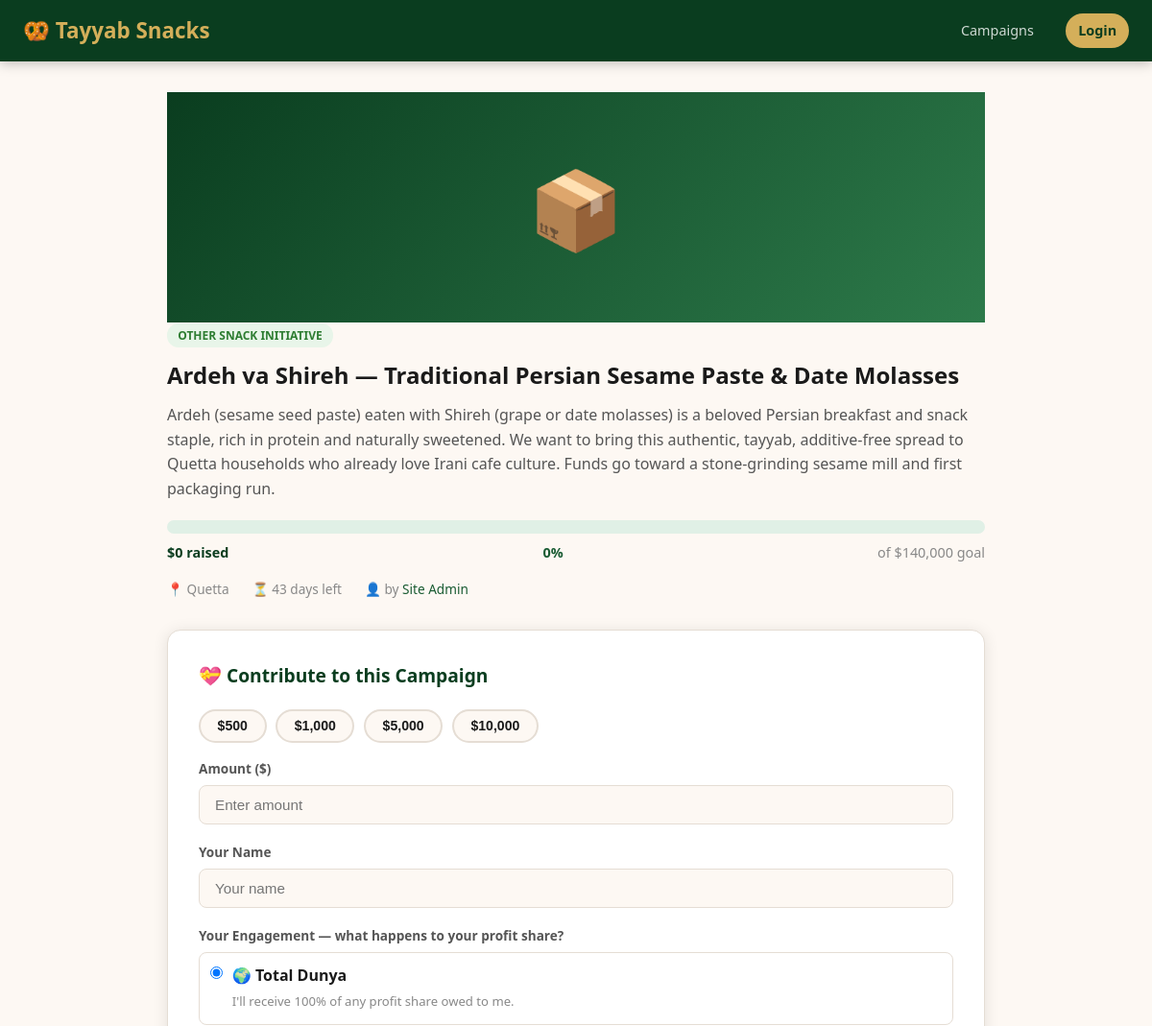
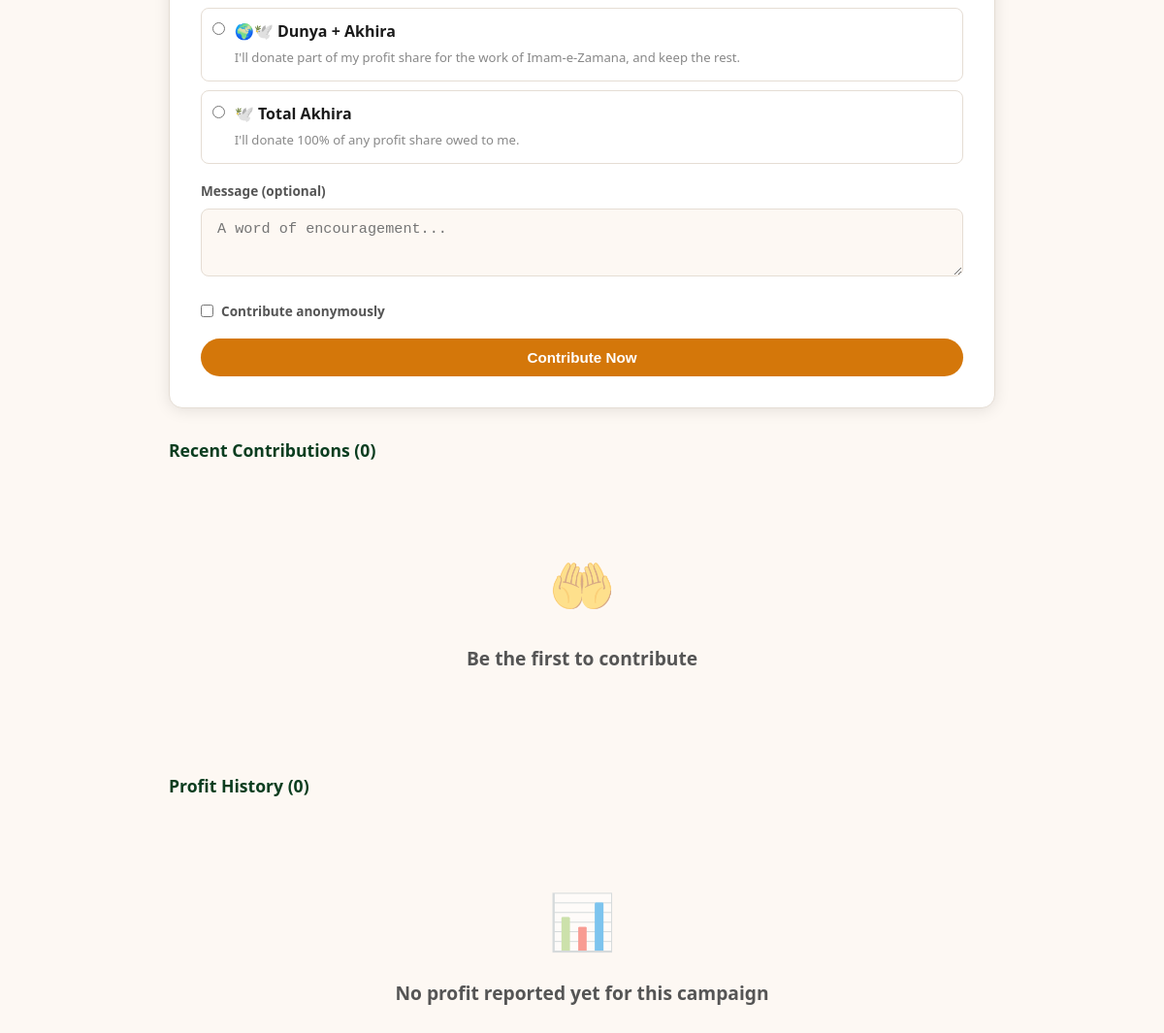
/campaign.php?id=1, run on the app's committed database (2 pictures, top to bottom).
### tables this page shows
CREATE TABLE IF NOT EXISTS campaigns (
    id            INT UNSIGNED AUTO_INCREMENT PRIMARY KEY,
    user_id       INT UNSIGNED NOT NULL,
    category_id   INT UNSIGNED,
    title         VARCHAR(200) NOT NULL,
    description   TEXT NOT NULL,
    goal_amount   DECIMAL(12,2) NOT NULL,
    raised_amount DECIMAL(12,2) DEFAULT 0.00,
    city          VARCHAR(100),
    image_url     VARCHAR(500),
    deadline      DATE,
    status        ENUM('pending','active','funded','closed','rejected') DEFAULT 'pending',
    created_at    TIMESTAMP DEFAULT CURRENT_TIMESTAMP,
    updated_by    INT UNSIGNED NULL,
    updated_at    TIMESTAMP NULL,
    FOREIGN KEY (user_id)     REFERENCES users(id) ON DELETE CASCADE,
    FOREIGN KEY (category_id) REFERENCES categories(id) ON DELETE SET NULL,
    FOREIGN KEY (updated_by)  REFERENCES users(id) ON DELETE SET NULL,
    INDEX idx_status (status),
    INDEX idx_user (user_id)
);

CREATE TABLE IF NOT EXISTS categories (
    id   INT UNSIGNED AUTO_INCREMENT PRIMARY KEY,
    name VARCHAR(100) NOT NULL,
    icon VARCHAR(10)
);

CREATE TABLE IF NOT EXISTS users (
    id         INT UNSIGNED AUTO_INCREMENT PRIMARY KEY,
    name       VARCHAR(100) NOT NULL,
    email      VARCHAR(150) NOT NULL UNIQUE,
    password   VARCHAR(255) NOT NULL,
    phone      VARCHAR(30),
    city       VARCHAR(100),
    country    VARCHAR(100) DEFAULT 'Pakistan',
    is_admin   TINYINT(1) DEFAULT 0,
    is_verified TINYINT(1) DEFAULT 0,
    verification_token   VARCHAR(64) NULL,
    verification_expires  DATETIME NULL,
    created_at TIMESTAMP DEFAULT CURRENT_TIMESTAMP,
    INDEX idx_email (email)
);

### db.php (called while the page is built, shortened)
<?php
function e(string $s): string {
    return htmlspecialchars($s, ENT_QUOTES, 'UTF-8');
}
function auth(): ?array {
    return $_SESSION['user'] ?? null;
}
function progressPct(float $raised, float $goal): int {
    return (int) min(100, round($raised / $goal * 100));
}

### campaign.php (the view, shortened to what this page needs)
<?php
require_once __DIR__ . '/db.php';
$user = auth();
$id = (int) ($_GET['id'] ?? 0);
$stmt = $pdo->prepare(
    'SELECT c.*, u.name AS creator_name, u.city AS creator_city, cat.name AS cat_name, cat.icon AS cat_icon,
            e.name AS editor_name, e.is_admin AS editor_is_admin
     FROM campaigns c JOIN users u ON u.id = c.user_id LEFT JOIN categories cat ON cat.id = c.category_id
     LEFT JOIN users e ON e.id = c.updated_by
     WHERE c.id = ?'
);
$stmt->execute([$id]);
$campaign = $stmt->fetch();
$contributions = $pdo->prepare('SELECT * FROM contributions WHERE campaign_id = ? ORDER BY created_at DESC LIMIT 20');
$contributions->execute([$id]);
$contributions = $contributions->fetchAll();
$profitReports = $pdo->prepare(
    "SELECT pr.*, (SELECT COALESCE(SUM(payout_amount),0) FROM profit_payouts WHERE profit_report_id = pr.id) AS total_payout,
            (SELECT COALESCE(SUM(donated_amount),0) FROM profit_payouts WHERE profit_report_id = pr.id) AS total_donated
     FROM profit_reports pr WHERE pr.campaign_id = ? ORDER BY pr.created_at DESC"
);
$profitReports->execute([$id]);
$profitReports = $profitReports->fetchAll();
$pct = progressPct((float) $campaign['raised_amount'], (float) $campaign['goal_amount']);
$daysLeft = $campaign['deadline'] ? max(0, (int) ((strtotime($campaign['deadline']) - time()) / 86400)) : null;
?>
<!DOCTYPE html>
<html lang="en">
<head>
<link rel="stylesheet" href="style.css">
</head>
<body>
<nav class="navbar">
    <div class="nav-brand">🥨 <?= e(SITE_NAME) ?></div>
    <div class="nav-links">
        <a href="campaigns.php">Campaigns</a>
        <?php if ($user): ?><a href="dashboard.php">Dashboard</a><a href="logout.php" class="nav-btn">Logout</a>
        <?php else: ?><a href="login.php" class="nav-btn">Login</a><?php endif; ?>
    </div>
</nav>
<div class="dashboard-wrap" style="max-width:900px">
    <div class="card">
        <div class="campaign-img" style="height:240px;font-size:5rem">
            <?php if ($campaign['image_url']): ?><img src="<?= e($campaign['image_url']) ?>" alt=""><?php else: ?><?= e($campaign['cat_icon'] ?: '🥨') ?><?php endif; ?>
        </div>
        <div class="card-body">
            <?php if ($campaign['cat_name']): ?><span class="badge badge-active" style="margin-bottom:.6rem;display:inline-block"><?= e($campaign['cat_name']) ?></span><?php endif; ?>
            <div style="display:flex;align-items:center;gap:.7rem;flex-wrap:wrap">
                <h1 style="font-size:1.5rem;margin-bottom:.6rem"><?= e($campaign['title']) ?></h1>
            </div>
            <p style="color:var(--text-mid);white-space:pre-line;margin-bottom:1.2rem"><?= e($campaign['description']) ?></p>
            <div class="prog-wrap">
                <div class="prog-bar" style="height:14px"><div class="prog-fill" style="width:<?= $pct ?>%"></div></div>
                <div class="prog-labels" style="font-size:.9rem;margin-top:.5rem">
                    <span class="prog-raised">$<?= number_format((float) $campaign['raised_amount']) ?> raised</span>
                    <span class="prog-pct"><?= $pct ?>%</span>
                    <span class="prog-goal">of $<?= number_format((float) $campaign['goal_amount']) ?> goal</span>
                </div>
            </div>
            <div style="display:flex;gap:1.5rem;margin-top:1rem;font-size:.85rem;color:var(--text-light)">
                <span>📍 <?= e($campaign['city'] ?: 'N/A') ?></span>
                <span>⏳ <?= $daysLeft !== null ? $daysLeft . ' days left' : 'No deadline' ?></span>
                <span>👤 by <a href="#"><?= e($campaign['creator_name']) ?></a></span>
            </div>
        </div>
    </div>
    <div class="contribute-section">
        <h3>💝 Contribute to this Campaign</h3>
        <form method="post" id="contribForm">
            <div class="amount-presets">
                <?php foreach ([500, 1000, 5000, 10000] as $amt): ?>
                    <button type="button" class="preset-btn" onclick="document.getElementById('amountInput').value=<?= $amt ?>">$<?= number_format($amt) ?></button>
                <?php endforeach; ?>
            </div>
            <div class="form-group">
                <label class="form-label">Amount ($)</label>
                <input type="number" name="amount" id="amountInput" class="form-control" min="100" step="50" placeholder="Enter amount" required>
            </div>
            <?php if (!$user): ?>
            <div class="form-group">
                <label class="form-label">Your Name</label>
                <input type="text" name="donor_name" class="form-control" placeholder="Your name" required>
            </div>
            <?php endif; ?>
            <div class="form-group">
                <label class="form-label">Your Engagement — what happens to your profit share?</label>
                <div style="display:flex;flex-direction:column;gap:.6rem">
                    <label style="display:flex;align-items:start;gap:.6rem;cursor:pointer;padding:.7rem;border:1.5px solid var(--border);border-radius:var(--radius-sm)">
                        <input type="radio" name="engagement" value="dunya" checked onchange="toggleAkhiraSlider()" style="width:auto;margin-top:.2rem">
                        <span><strong>🌍 Total Dunya</strong><br><span style="font-size:.82rem;color:var(--text-light)">I'll receive 100% of any profit share owed to me.</span></span>
                    </label>
                    <label style="display:flex;align-items:start;gap:.6rem;cursor:pointer;padding:.7rem;border:1.5px solid var(--border);border-radius:var(--radius-sm)">
                        <input type="radio" name="engagement" value="mixed" onchange="toggleAkhiraSlider()" style="width:auto;margin-top:.2rem">
                        <span><strong>🌍🕊️ Dunya + Akhira</strong><br><span style="font-size:.82rem;color:var(--text-light)">I'll donate part of my profit share for the work of Imam-e-Zamana, and keep the rest.</span></span>
                    </label>
                    <label style="display:flex;align-items:start;gap:.6rem;cursor:pointer;padding:.7rem;border:1.5px solid var(--border);border-radius:var(--radius-sm)">
                        <input type="radio" name="engagement" value="akhira" onchange="toggleAkhiraSlider()" style="width:auto;margin-top:.2rem">
                        <span><strong>🕊️ Total Akhira</strong><br><span style="font-size:.82rem;color:var(--text-light)">I'll donate 100% of any profit share owed to me.</span></span>
                    </label>
                </div>
            </div>
            <div class="form-group">
                <label class="form-label">Message (optional)</label>
                <textarea name="message" class="form-control" placeholder="A word of encouragement..." style="min-height:70px"></textarea>
            </div>
            <div class="form-group">
                <label class="form-label" style="display:flex;align-items:center;gap:.5rem;cursor:pointer">
                    <input type="checkbox" name="is_anonymous" value="1" style="width:auto">
                    Contribute anonymously
                </label>
            </div>
            <button type="submit" class="btn btn-amber btn-full">Contribute Now</button>
        </form>
    </div>
    <h3 style="margin:1.8rem 0 1rem;font-size:1.1rem;color:var(--green-deep)">Recent Contributions (<?= count($contributions) ?>)</h3>
    <div class="card">
        <?php if (!$contributions): ?>
            <div class="empty-state"><div class="icon">🤲</div><h3>Be the first to contribute</h3></div>
        <?php endif; ?>
    </div>
    <h3 style="margin:1.8rem 0 1rem;font-size:1.1rem;color:var(--green-deep)">Profit History (<?= count($profitReports) ?>)</h3>
    <div class="card">
        <?php if (!$profitReports): ?>
            <div class="empty-state"><div class="icon">📊</div><h3>No profit reported yet for this campaign</h3></div>
        <?php endif; ?>
    </div>
</div>
</body>
</html>

### style.css (style rules this page uses)
:root { --green-deep: #0a3d1f; --green-mid: #1a5c33; --green-light: #2d7a4a; --amber: #d4770a; --amber-light: #f59e0b; --gold: #d4af5a; --gold-dark: #b8973b; --cream: #fdf8f3; --white: #ffffff; --text: #1a1a1a; --text-mid: #555; --text-light: #888; --border: #e5ddd4; --shadow: 0 2px 16px rgba(0,0,0,.10); --shadow-lg: 0 8px 32px rgba(0,0,0,.15); --radius: 14px; --radius-sm: 8px; --transition: .2s ease; }
*, *::before, *::after { box-sizing: border-box; margin: 0; padding: 0; }
body { font-family: 'Segoe UI', system-ui, sans-serif; background: var(--cream); color: var(--text); line-height: 1.6; }
a { color: var(--green-mid); text-decoration: none; }
.navbar { background: var(--green-deep); padding: 0 1.5rem; display: flex; align-items: center; justify-content: space-between; height: 64px; position: sticky; top: 0; z-index: 100; box-shadow: 0 2px 12px rgba(0,0,0,.25); }
.nav-brand { font-size: 1.4rem; font-weight: 800; color: var(--gold); }
.nav-links { display: flex; align-items: center; gap: 1.3rem; }
.nav-links a { color: rgba(255,255,255,.8); font-size: .9rem; font-weight: 500; padding: .4rem .8rem; border-radius: 6px; transition: var(--transition); }
.nav-btn { background: var(--gold) !important; color: var(--green-deep) !important; font-weight: 700 !important; border-radius: 20px !important; }
.btn { display: inline-flex; align-items: center; gap: .4rem; padding: .7rem 1.6rem; border-radius: 25px; font-size: .95rem; font-weight: 600; cursor: pointer; border: none; transition: var(--transition); text-decoration: none; }
.btn-amber { background: var(--amber); color: var(--white); }
.btn-full { width: 100%; justify-content: center; }
.campaign-img { height: 180px; background: linear-gradient(135deg, var(--green-deep), var(--green-light)); display: flex; align-items: center; justify-content: center; font-size: 4rem; position: relative; }
.prog-wrap { margin-bottom: .7rem; }
.prog-bar { background: #e0f0e6; border-radius: 8px; height: 9px; overflow: hidden; }
.prog-labels { display: flex; justify-content: space-between; font-size: .78rem; margin-top: .35rem; }
.prog-raised { font-weight: 700; color: var(--green-deep); }
.prog-goal { color: var(--text-light); }
.prog-pct { color: var(--green-mid); font-weight: 700; }
.contribute-section { background: var(--white); border-radius: var(--radius); padding: 2rem; box-shadow: var(--shadow); border: 1.5px solid var(--border); margin-top: 2rem; }
.contribute-section h3 { font-size: 1.2rem; font-weight: 700; color: var(--green-deep); margin-bottom: 1.2rem; display: flex; align-items: center; gap: .5rem; }
.amount-presets { display: flex; gap: .6rem; flex-wrap: wrap; margin-bottom: 1rem; }
.preset-btn { padding: .45rem 1.1rem; border: 2px solid var(--border); border-radius: 20px; font-size: .88rem; font-weight: 600; cursor: pointer; background: var(--cream); color: var(--text); transition: var(--transition); }
.form-group { margin-bottom: 1.1rem; }
.form-label { display: block; font-size: .85rem; font-weight: 600; color: var(--text-mid); margin-bottom: .4rem; }
.form-control { width: 100%; padding: .7rem 1rem; border: 1.5px solid var(--border); border-radius: var(--radius-sm); font-size: .95rem; color: var(--text); background: var(--cream); outline: none; transition: var(--transition); }
textarea.form-control { min-height: 110px; resize: vertical; }
.dashboard-wrap { max-width: 960px; margin: 2rem auto; padding: 0 1.5rem; }
.badge { display: inline-block; padding: .2rem .7rem; border-radius: 12px; font-size: .75rem; font-weight: 700; text-transform: uppercase; }
.badge-active { background: #e8f5e9; color: #2e7d32; }
.empty-state { text-align: center; padding: 4rem 1rem; color: var(--text-light); }
.empty-state .icon { font-size: 3.5rem; margin-bottom: 1rem; opacity: .5; }
.empty-state h3 { font-size: 1.2rem; color: var(--text-mid); margin-bottom: .5rem; }

### data on the page
campaigns: category.icon "📦", category.name "OTHER SNACK INITIATIVE", title "Ardeh va Shireh — Traditional Persian Sesame Paste & Date Molasses", description "Ardeh (sesame seed paste) eaten with Shireh (grape or date molasses) is a beloved Persian breakfast and snack staple, rich in protein and naturally sweetened. We want to bring this authentic, tayyab, additive-free spread to Quetta households who already love Irani cafe culture. Funds go toward a stone-grinding sesame mill and first packaging run.", raised_amount "0", pct "0", goal_amount "140,000", city "Quetta", deadline "43", user.name "Site Admin"

### other printed values
SITE_NAME "Tayyab Snacks"
$amt "500"
$amt "1,000"
$amt "5,000"
$amt "10,000"
count($contributions) "0"
count($profitReports) "0"
